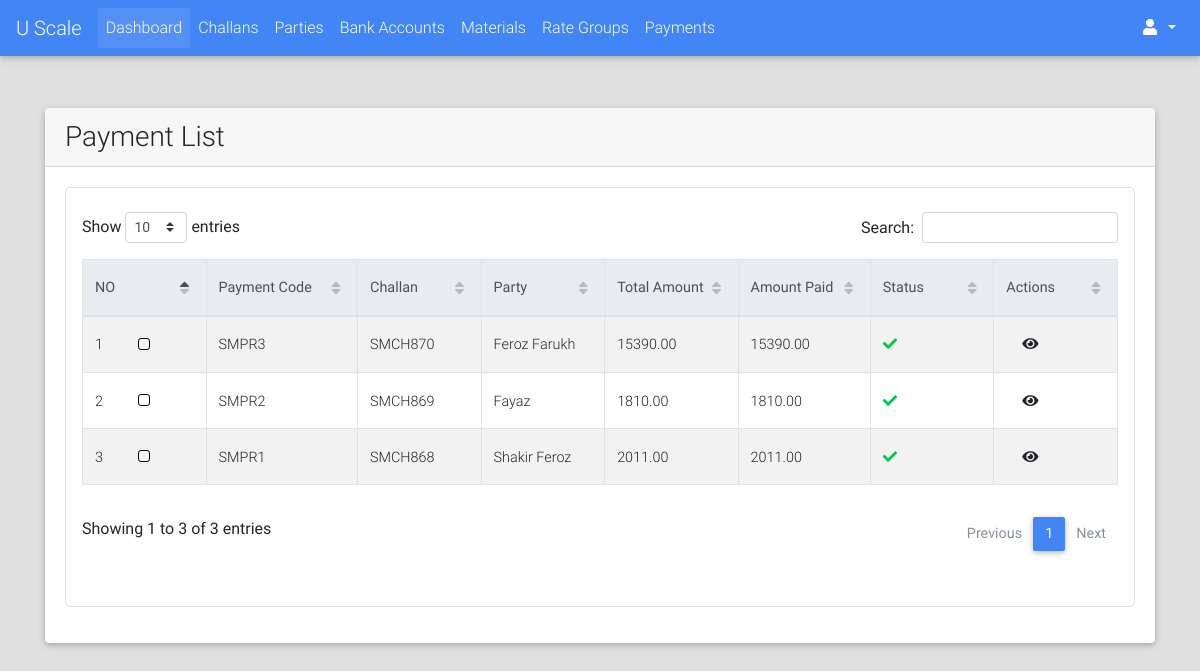
/payments/list/ (signed in), run on the app's committed database.
### payments/models.py (models this page shows, shortened)
class Payment(models.Model):
    PAYMENT_MODE_CHOICES = (("DP", "Direct Payment"), ("AL", "Account Less"))
    PAYMENT_STATUS_CHOICES = (("PN", "Pending"), ("DN", "Done"))
    payment_code = models.CharField(max_length=12, blank=True, null=True)
    challan = models.OneToOneField("challans.Challan", on_delete=models.CASCADE)
    payment_mode = models.CharField(max_length=2, choices=PAYMENT_MODE_CHOICES, blank=True, null=True)
    status = models.CharField(max_length=2, choices=PAYMENT_STATUS_CHOICES, default="PN")
    payed_amount = models.DecimalField(max_digits=9, decimal_places=2, default=0.00)
    amount = models.DecimalField(max_digits=9, decimal_places=2, null=True, blank=True)
    payed_on = models.DateTimeField(blank=True, null=True)
    image = models.ImageField(upload_to="payments/", blank=True, null=True)
    extra_info = models.TextField(blank=True)
    created_on = models.DateTimeField(auto_now_add=True)
    @property
    def get_absolute_url(self):
        return reverse_lazy("payments:detail", kwargs={"id": self.id})

### challans/models.py (models this page shows, shortened)
class Challan(models.Model):
    STATUS_CHOICES = (("PN", "Pending"), ("DN", "Done"))
    created_by = models.ForeignKey(User, on_delete=models.PROTECT)
    party = models.ForeignKey("parties.Party", on_delete=models.CASCADE)
    challan_no = models.CharField(max_length=32, blank=True, null=True)
    vehicle_details = models.CharField(max_length=128, blank=True, null=True)
    weights_amount = models.DecimalField(max_digits=9, decimal_places=2, default=0.00)
    extra_charges = models.DecimalField(max_digits=9, decimal_places=2, default=0.00)
    total_amount = models.DecimalField(max_digits=9, decimal_places=2, default=0.00)
    image = models.ImageField(upload_to="payments/", blank=True, null=True)
    extra_info = models.TextField(blank=True)
    created_on = models.DateTimeField(auto_now_add=True)
    updated_on = models.DateTimeField(auto_now=True)
    is_entries_done = models.BooleanField(default=False)
    is_reports_done = models.BooleanField(default=False)
    is_rates_assigned = models.BooleanField(default=False)
    is_payed = models.BooleanField(default=False)
    status = models.CharField(max_length=2, choices=STATUS_CHOICES, default="PN")
    def __str__(self):
        return self.challan_no

### parties/models.py (models this page shows, shortened)
class Party(models.Model):
    RATE_TYPE_CHOICES = (("GR", "Group Rate"), ("IR", "Individual Rate"))
    rate_type = models.CharField(max_length=2, choices=RATE_TYPE_CHOICES)
    rate_group = models.ForeignKey("rates.RateGroup", on_delete=models.PROTECT, blank=True, null=True)
    name = models.CharField(max_length=128)
    party_code = models.CharField(max_length=32, blank=True)
    address = models.TextField(blank=True)
    phone = models.CharField(max_length=13)
    whatsapp = models.CharField(max_length=13, blank=True)
    email = models.EmailField(blank=True, null=True)
    extra_info = models.TextField(blank=True)
    is_wallet_party = models.BooleanField(default=False)
    is_active = models.BooleanField(default=True)
    def __str__(self):
        return self.name
    class Meta:
        verbose_name = "Party"
        verbose_name_plural = "Parties"

### payments/views.py (the view)
class PaymentListView(LoginRequiredMixin, ListView):
    template_name = "payments/list.html"
    model = Payment
    context_object_name = "payments"
    ordering = "-id"

### portal/templates/payments/list.html (shortened to what this page needs)
{% extends "portal/base.html" %}
{% load crispy_forms_tags %}
{% load static %}
{% block custom_links %}
    <link href="{% static "css/addons/datatables.min.css" %}" rel="stylesheet">
    <link href="{% static "css/addons/datatables-select.min.css" %}" rel="stylesheet">
{% endblock %}
{% block content %}
    <br><br>
    <div class="container">
        <div class="card">
            <div class="card-header">
                <h3 class="m-auto">Payment List</h3>
            </div>
            <div class="card-body">
                 <div class="table p-3 border" style="border-radius: 5px">
                     <table id="dt-basic-checkbox" class="table table-striped table-bordered" cellspacing="0" width="100%">
                         <thead class="thead-light">
                            <th class="th-sm">NO</th>
                            <th class="th-sm">Payment Code</th>
                            <th class="th-sm">Challan</th>
                            <th class="th-sm">Party</th>
                            <th class="th-sm">Total Amount</th>
                            <th class="th-sm">Amount Paid</th>
                            <th class="th-sm">Status</th>
                            <th class="th-sm">Actions</th>
                         </thead>
                         <tbody>
                             {% if payments %}
                                 {% for payment in payments %}
                                     <tr>
                                        <td>{{ forloop.counter }}</td>
                                         <td><a href="{{ payment.get_absolute_url }}">{{ payment.payment_code }}</a></td>
                                        <td>{{ payment.challan }}</td>
                                        <td>{{ payment.challan.party }}</td>
                                        <td>{{ payment.amount }}</td>
                                        <td>{{ payment.payed_amount }}</td>
                                        <td>
                                            {% if payment.status == "DN" %}
                                                <i class="fa fa-check text-success"></i>
                                            {% else %}
                                                <i class="fa fa-times text-danger"></i>
                                            {% endif %}
                                        </td>
                                        <td class="m-auto">
                                            <a class="m-3" href="{{ payment.get_absolute_url }}"><i class="fa fa-eye"></i></a>
                                        </td>
                                     </tr>
                                 {% endfor %}
                             {% else %}
                                 <span class="text-black-50 font-weight-bold">No Parties Found</span>
                             {% endif %}
                         </tbody>
                    </table>
                 </div>
            </div>
        </div>
    </div>
{% endblock %}

### data on the page
Payment: payment_code "SMPR3", challan "SMCH870", challan.party "Feroz Farukh", amount "15390.00", payed_amount "15390.00", status "DN" (drawn)
Payment: payment_code "SMPR2", challan "SMCH869", challan.party "Fayaz", amount "1810.00", payed_amount "1810.00", status "DN" (drawn)
Payment: payment_code "SMPR1", challan "SMCH868", challan.party "Shakir Feroz", amount "2011.00", payed_amount "2011.00", status "DN" (drawn)
